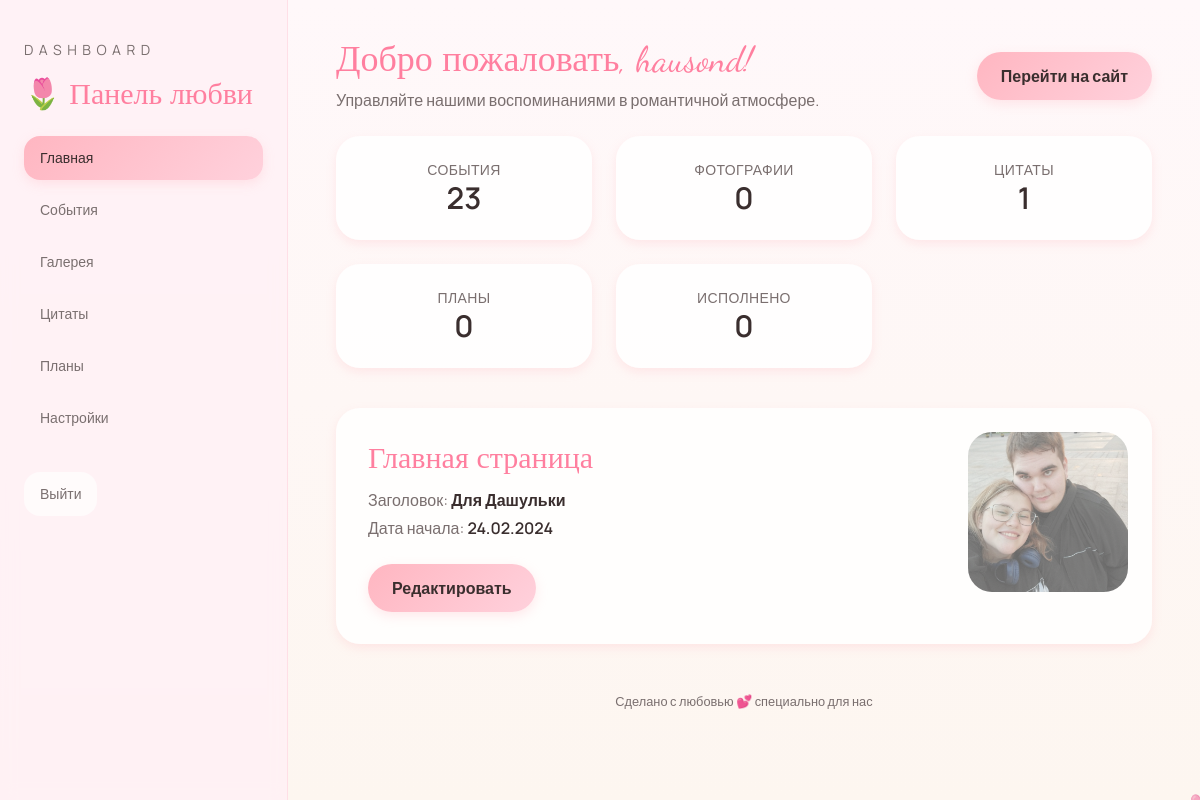
The page /dashboard/home/ (signed in) on the database its author committed.
### memories/models.py (models this page shows, shortened)
class MainInfo(models.Model):
    start_date = models.DateField("Дата знакомства")
    hero_title = models.CharField("Заголовок героя", max_length=150)
    hero_subtitle = models.CharField("Подзаголовок героя", max_length=255)
    hero_image = models.ImageField("Главное фото", upload_to="hero/", blank=True, null=True)
    class Meta:
        verbose_name = "Основная информация"
        verbose_name_plural = "Основная информация"

### dashboard/views.py (the view)
# urls.py: path("home/", views.home, name="home"),
@login_required
def home(request: HttpRequest) -> HttpResponse:
    context = {
        "events_count": Event.objects.count(),
        "photos_count": Photo.objects.count(),
        "quotes_count": Quote.objects.count(),
        "plans_count": Plan.objects.count(),
        "plans_done": Plan.objects.filter(done=True).count(),
        "main_info": MainInfo.objects.first(),
    }
    return render(request, "dashboard/home.html", context)

### dashboard/templates/dashboard/home.html (shortened to what this page needs)
{% extends "dashboard/base.html" %}
{% block content %}
<section class="fade-up space-y-6">
    <div class="flex flex-col md:flex-row md:items-center md:justify-between gap-4">
        <div>
            <h2 class="text-4xl">Добро пожаловать, {{ request.user.first_name|default:request.user.username }}!</h2>
            <p class="text-[#7A6F6F] mt-2">Управляйте нашими воспоминаниями в романтичной атмосфере.</p>
        </div>
        <a href="{% url 'memories:index' %}" class="btn-romantic inline-flex items-center gap-2">Перейти на сайт</a>
    </div>
    <div class="grid md:grid-cols-3 xl:grid-cols-5 gap-6">
        <div class="card p-6 text-center">
            <p class="text-sm text-[#7A6F6F] uppercase tracking-wide">События</p>
            <p class="text-3xl font-semibold">{{ events_count }}</p>
        </div>
        <div class="card p-6 text-center">
            <p class="text-sm text-[#7A6F6F] uppercase tracking-wide">Фотографии</p>
            <p class="text-3xl font-semibold">{{ photos_count }}</p>
        </div>
        <div class="card p-6 text-center">
            <p class="text-sm text-[#7A6F6F] uppercase tracking-wide">Цитаты</p>
            <p class="text-3xl font-semibold">{{ quotes_count }}</p>
        </div>
        <div class="card p-6 text-center">
            <p class="text-sm text-[#7A6F6F] uppercase tracking-wide">Планы</p>
            <p class="text-3xl font-semibold">{{ plans_count }}</p>
        </div>
        <div class="card p-6 text-center">
            <p class="text-sm text-[#7A6F6F] uppercase tracking-wide">Исполнено</p>
            <p class="text-3xl font-semibold">{{ plans_done }}</p>
        </div>
    </div>
</section>
{% if main_info %}
<section class="fade-up mt-10 card p-8 relative overflow-hidden">
    {% if main_info.hero_image %}
    <img src="{{ main_info.hero_image.url }}" alt="" class="absolute right-6 top-6 w-40 h-40 object-cover rounded-romantic opacity-60">
    {% endif %}
    <div class="relative">
        <h3 class="text-3xl romantic-font">Главная страница</h3>
        <p class="text-[#7A6F6F] mt-3">Заголовок: <span class="font-semibold text-[#3A2E2E]">{{ main_info.hero_title }}</span></p>
        <p class="text-[#7A6F6F] mt-1">Дата начала: <span class="font-semibold text-[#3A2E2E]">{{ main_info.start_date|date:"d.m.Y" }}</span></p>
        <a href="{% url 'dashboard:settings' %}" class="btn-romantic inline-flex items-center gap-2 mt-6">Редактировать</a>
    </div>
</section>
{% endif %}
{% endblock %}

### dashboard/templates/dashboard/base.html (style rules this page uses)
html { scroll-behavior: smooth; }
body { font-family: 'Manrope', sans-serif; background: linear-gradient(180deg, #FFF8FA 0%, #FDF6F0 100%); color: #3A2E2E; min-height: 100vh; }
h1, h2, h3, .romantic-font { font-family: 'Dancing Script', cursive; color: #FF7F9F; }
.fade-up { opacity: 0; transform: translateY(20px); transition: all 0.8s ease; }
.fade-up.show { opacity: 1; transform: translateY(0); }
.card { background: rgba(255, 255, 255, 0.85); border-radius: 24px; box-shadow: 0 4px 10px rgba(255,182,193,0.25); transition: transform 0.3s ease, box-shadow 0.3s ease; }
.btn-romantic { background: linear-gradient(135deg, #FFB6C1 0%, #FFD1DC 100%); color: #3A2E2E; border-radius: 9999px; padding: 0.75rem 1.5rem; font-weight: 600; transition: transform 0.3s ease, box-shadow 0.3s ease; box-shadow: 0 4px 12px rgba(255,182,193,0.3); }

### rows shown on the page
MainInfo: hero_image (picture), hero_title "Для Дашульки", start_date "24.02.2024"

### other values the page prints
{{ request.user.first_name|default:request.user.username }} "hausond"
{{ events_count }} "23"
{{ photos_count }} "0"
{{ quotes_count }} "1"
{{ plans_count }} "0"
{{ plans_done }} "0"
